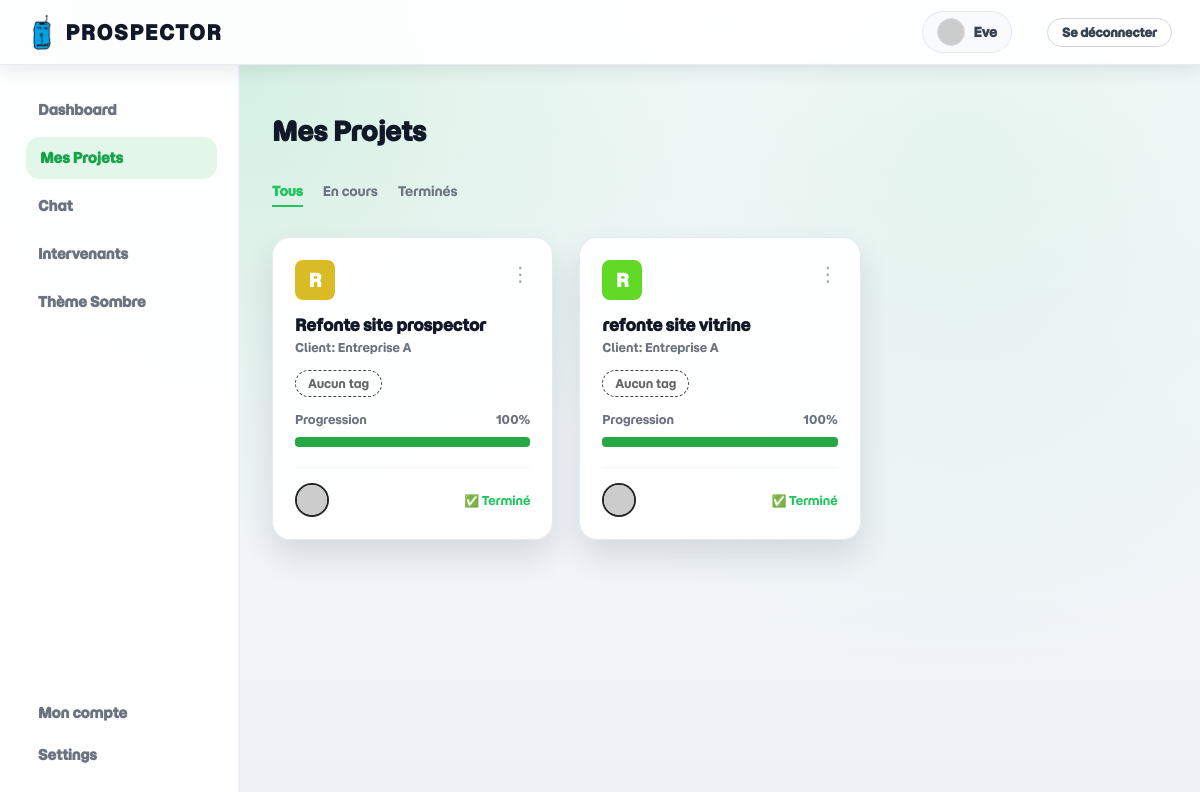
The app's page /projets (signed in) with its own data.
### tables this page shows
CREATE TABLE utilisateurs (
            id INTEGER PRIMARY KEY AUTOINCREMENT,
            nom TEXT NOT NULL,
            email TEXT NOT NULL UNIQUE,
            password TEXT NOT NULL,
            tags TEXT,
            autorisations INTEGER DEFAULT 1,
            avatar TEXT,
            valide INTEGER DEFAULT 0,
            bio TEXT,
            disponibilite TEXT DEFAULT 'Disponible', 
            langues TEXT, 
            liens TEXT
        );

CREATE TABLE commandes (
            id INTEGER PRIMARY KEY AUTOINCREMENT,
            id_cdp INTEGER,
            id_client INTEGER,
            date_debut TEXT,
            date_fin TEXT,
            objets TEXT,
            tags_intervenants TEXT,
            jalons_id TEXT,
            status TEXT,
            description TEXT,
            intervenants TEXT,
            FOREIGN KEY (id_cdp) REFERENCES utilisateurs(id),
            FOREIGN KEY (id_client) REFERENCES client(id)
        );

CREATE TABLE client (
            id INTEGER PRIMARY KEY AUTOINCREMENT,
            nom_complet TEXT,
            email TEXT,
            secteur TEXT
        );

### main.py (the view, shortened to what this page needs)
@app.route('/projets', methods=["GET", "POST"])
@login_required
def projects():
    conn = sqlite3.connect(DATABASE)
    conn.row_factory = sqlite3.Row
    cursor = conn.cursor()
    is_admin = (current_user.autorisations == 3)
    project_id = request.args.get('p')
    status_config = {
        "draft":   {'label': "Brouillon",  'color': "gray"},
        "waiting": {'label': "En attente", 'color': "blue"},
        "nego":    {'label': "En cours",   'color': "orange"},
        "won":     {'label': "Terminé",    'color': "green"},
    }
    status_map_simple = {k: v['label'] for k, v in status_config.items()}
    if project_id:
        cursor.execute("""
            SELECT u.email as cdp_email, c.intervenants, cl.email as client_email
            FROM commandes c
            LEFT JOIN utilisateurs u ON c.id_cdp = u.id
            LEFT JOIN client cl ON c.id_client = cl.id
            WHERE c.id = ?
        """, (project_id,))
        access = cursor.fetchone()
        if not access:
            conn.close()
            flash("Projet introuvable.", "danger")
            return redirect(url_for('projects'))
        intervenants = parse_list_field(access['intervenants'])
        is_cdp = (current_user.email == access['cdp_email'])
        can_access = is_admin or is_cdp or (current_user.email == access['client_email']) or (current_user.email in intervenants)
        if not can_access:
            conn.close()
            flash("Accès refusé", "danger")
            return redirect(url_for('projects'))
        if request.method == "POST":
            f = request.form
            action = f.get("action", "edit_project").strip()
            if action == "planning":
                if not (is_admin or is_cdp):
                    flash("Accès refusé.", "danger")
                else:
                    intervenants_value = ",".join(parse_list_field(f.get("intervenants")))
                    jalons_raw = f.get("jalons")
                    if jalons_raw is None:
                        cursor.execute(
                            "UPDATE commandes SET intervenants = ? WHERE id = ?",
                            (intervenants_value, project_id),
                        )
                    else:
                        cursor.execute(
                            "UPDATE commandes SET intervenants = ?, jalons_id = ? WHERE id = ?",
                            (intervenants_value,
                             ",".join(map(str, create_jalons_from_text(cursor, jalons_raw))) or None,
                             project_id),
                        )
                    conn.commit()
                    flash("Planning mis à jour.", "success")
            else:
                if not is_admin:
                    flash("Accès admin requis.", "danger")
                else:
                    st = f.get("status", "draft").lower()
                    cursor.execute("UPDATE commandes SET objets=?, date_fin=?, tags_intervenants=?, status=?, description=? WHERE id=?",
                                   (f.get("titre"), f.get("date_fin") or None, ",".join(parse_list_field(f.get("tags"))),
                                    st if st in status_config else "draft", f.get("description"), project_id))
                    conn.commit()
                    flash("Projet mis à jour.", "success")
            conn.close()
            return redirect(url_for('projects', p=project_id))
        cursor.execute("""--sql
            SELECT c.*, u.email as cdp_email, cl.nom_complet, cl.email as client_email, cl.secteur, cl.nom_complet as contact
            FROM commandes c
            LEFT JOIN client cl ON c.id_client = cl.id
            LEFT JOIN utilisateurs u ON c.id_cdp = u.id
            WHERE c.id = ?
        """, (project_id,))
        row = cursor.fetchone()
        j_ids = parse_id_list(row['jalons_id'])
        jalons_list = []
        assignations_map = get_jalon_assignations(cursor, j_ids)
        if j_ids:
            cursor.execute(f"SELECT * FROM jalon WHERE id IN ({','.join(['?']*len(j_ids))}) ORDER BY id", j_ids)
            jalons_list = [{
                "id": j['id'],
                "nom": j['nom'],
                "date": j['date_limite'],
                "description": j['description'],
                "taches": parse_list_field(j['taches']),
                "assignations": assignations_map.get(j['id'], [])
            } for j in cursor.fetchall()]
        project_data = dict(row)
        print(project_data)
        project_intervenants = parse_list_field(row['intervenants'])
        current_jalon_tasks = []
        if jalons_list:
            current_jalon = jalons_list[0]
            current_jalon_tasks = [
                item["tache"] for item in current_jalon.get("assignations", [])
                if str(item.get("intervenant_id")) == str(current_user.id) and item.get("tache")
            ]
        project_data.update({
            'tags': parse_list_field(row['tags_intervenants']),
            'intervenants': project_intervenants,
            'jalons': jalons_list,
            'jalons_raw': "\n".join([f"{j['date']}: {j['nom']}" for j in jalons_list]),
            'titre': row['objets'],
            'status': status_map_simple.get((row['status'] or 'draft').lower(), "Brouillon"),
            'status_key': (row['status'] or 'draft').lower(),
            'client': {'nom': row['nom_complet'], 'email': row['client_email'], 'secteur': row['secteur'], 'contact': row['contact']},
            'current_jalon_tasks': current_jalon_tasks
        })
        conn.close()
        return render_template('project_frame.html', active_page='projects', p=project_data, is_admin=is_admin, is_cdp=is_cdp, status_map=status_map_simple)
    else:
        cursor.execute("""--sql
            SELECT c.id, c.objets, c.date_debut, c.date_fin, c.tags_intervenants, cl.nom_complet
            FROM commandes c JOIN client cl ON c.id_client = cl.id
            WHERE c.id_cdp = ? OR (c.intervenants LIKE ?) ORDER BY c.date_fin ASC
        """, (current_user.id, f"%{current_user.email}%"))
        projects_list = []
        for r in cursor.fetchall():
            pc = 0
            days_left = 0 # Valeur par défaut pour éviter l'erreur
            if r['date_fin'] and r['date_debut']:
                try:
                    s = datetime.strptime(r['date_debut'], '%Y-%m-%d').date()
                    e = datetime.strptime(r['date_fin'], '%Y-%m-%d').date()
                    total = (e - s).days
                    elapsed = (date.today() - s).days
                    if total > 0:
                        pc = max(0, min(100, int((elapsed / total) * 100)))
                    else:
                        pc = 100
                    days_left = (e - date.today()).days
                except ValueError:
                    pass
            projects_list.append({
                'id': r['id'],
                'titre': r['objets'],
                'client': r['nom_complet'],
                'tags': parse_list_field(r['tags_intervenants']),
                'percent': pc,
                'days_left': days_left, # <--- C'est cette ligne qui manquait !
                'date_fin': r['date_fin'],
                'initiale': r['objets'][0].upper() if r['objets'] else "?",
                'color_class': 'green' if pc == 100 else ('blue' if pc > 50 else 'yellow')
            })
        conn.close()
        return render_template('projects.html', active_page='projects', projects=projects_list, get_avatar=get_avatar, is_client=False)

### main.py (called while the page is built)
@login_manager.user_loader
def load_user(user_id):
    conn = sqlite3.connect(DATABASE)
    cursor = conn.cursor()
    cursor.execute("SELECT id, nom, email, autorisations, tags FROM utilisateurs WHERE id = ?", (user_id,))
    row = cursor.fetchone()
    conn.close()
    if row:
        return User(id=row[0], nom=row[1], email=row[2], autorisations=row[3], tags=row[4])
    return None

def get_avatar(email, size=80, default='identicon', rating='g'):
    avatar_custom = None
    try:
        with sqlite3.connect(DATABASE) as conn:
            cursor = conn.cursor()
            cursor.execute("SELECT avatar FROM utilisateurs WHERE email = ?", (email,))
            row = cursor.fetchone()
            if row and row[0]:
                avatar_custom = row[0]
    except Exception:
        pass
    if avatar_custom:
        return url_for('static', filename=f'img/{avatar_custom}')
    email_clean = email.strip().lower()
    email_hash = hashlib.sha256(email_clean.encode('utf-8')).hexdigest()
    query_params = urlencode({
        's': str(size),
        'd': default,
        'r': rating
    })
    return f"https://www.gravatar.com/avatar/{email_hash}?{query_params}"

def parse_list_field(raw_value):
    if not raw_value:
        return []
    return [item.strip() for item in raw_value.replace("\n", ",").split(",") if item.strip()]

### templates/projects.html (shortened to what this page needs)
{% extends "base_dash.html" %}
{% block content %}
    <div class="projects-container">
        <div class="page-header">
            <div class="header-left">
                <h1>Mes Projets</h1>
                <div class="filter-tabs">
                    <span class="filter-tab active" onclick="filterProjects('all', this)">Tous</span>
                    <span class="filter-tab" onclick="filterProjects('ongoing', this)">En cours</span>
                    <span class="filter-tab" onclick="filterProjects('completed', this)">Terminés</span>
                </div>
            </div>
        </div>
        <div class="projects-grid">
            {% for project in projects %}
            <div class="project-card"
                data-status="{% if project.percent == 100 %}completed{% else %}ongoing{% endif %}"
                onclick="window.location.href='{{ url_for('projects', p=project.id) }}'"
                style="cursor: pointer;">
                <div class="p-header">
                    <div class="p-icon" style="background-color: hsl({{ project.id * 50 }}, 70%, 50%);">
                        {{ project.initiale }}
                    </div>
                    <div class="p-options">⋮</div>
                </div>
                <h3 class="p-title">{{ project.titre }}</h3>
                <p class="p-client">Client: {{ project.client }}</p>
                <div class="p-tags">
                    {% for tag in project.tags %}
                        <span class="tag">{{ tag }}</span>
                    {% else %}
                        <span class="tag" style="background: transparent; border: 1px dashed #444; color: #666;">Aucun tag</span>
                    {% endfor %}
                </div>
                <div class="p-progress-section">
                    <div class="p-info-row">
                        <span>Progression</span>
                        <span>{{ project.percent }}%</span>
                    </div>
                    <div class="progress-container">
                        <div class="progress-fill"
                             style="width: {{ project.percent }}%;
                                    background-color: {% if project.percent == 100 %}#28a745{% elif project.percent < 30 %}#ffc107{% else %}#007bff{% endif %};">
                        </div>
                    </div>
                </div>
                <div class="p-footer">
                    <div class="avatar-stack">
                        <img src="{{ current_user.gravatar_url }}" class="avatar-tiny" style="border: 2px solid #252526;">
                    </div>
                    {% if project.percent == 100 %}
                        <div class="p-date success">✅ Terminé</div>
                    {% elif project.days_left < 0 %}
                        <div class="p-date warning" style="color: #dc3545;">🔥 Retard ({{ project.days_left|abs }}j)</div>
                    {% elif project.days_left <= 5 %}
                        <div class="p-date warning">⚠️ J-{{ project.days_left }}</div>
                    {% else %}
                        <div class="p-date">🕒 {{ project.date_fin }}</div>
                    {% endif %}
                </div>
            </div>
            {% endfor %}
        </div>
    </div>
{% endblock %}

### templates/base_dash.html (shortened to what this page needs)
<!DOCTYPE html>
<html lang="fr">
<head>
    <link rel="stylesheet" href="{{ url_for('static', filename='css/db_style.css') }}">
</head>
<body class="app-body">
    <nav id="navbar" class="navbar">
        <div class="navbar-inner">
            <div class="navbar-left">
<a href="{{ url_for('dashboard') }}" class="navbar-brand" style="display: flex; align-items: center; gap: 10px;">
    <img src="{{ url_for('static', filename='img/logo.png') }}"
         alt="Logo"
         class="main_title"> Prospector
</a>
            </div>
            <div class="navbar-right">
                {% if current_user.email %}
                    <a class="navbar-link-profile" href="{{ url_for('compte') }}">
                        <img src="{{ current_user.gravatar_url }}" class="avatar-mini-nav" alt="Avatar">
                        <span>{{ current_user.nom }}</span>
                    </a>
                    <a class="navbar-link btn-logout" href="{{ url_for('logout') }}">Se déconnecter</a>
                {% endif %}
            </div>
        </div>
    </nav>
    <div class="dashboard-wrapper">
        <nav class="sidebar">
            <a href="{{ url_for('dashboard') }}" class="menu-item {% if active_page == 'dashboard' %}active{% endif %}">
                Dashboard
            </a>
            <a href="{{ url_for('projects') }}" class="menu-item {% if active_page == 'projects' %}active{% endif %}">
                Mes Projets
            </a>
            <a href="{{ url_for('chat') }}" class="menu-item {% if active_page == 'chat' %}active{% endif %}">
                Chat
            </a>
            {% if current_user.autorisations == 2 %}
            <a href="{{ url_for('intervenants') }}" class="menu-item {% if active_page == 'intervenants' %}active{% endif %}">
                Intervenants
            </a>
            {% endif %}
            <div class="menu-item" id="theme-toggle" onclick="toggleTheme()">Thème Sombre</div>
            <div class="bottom-menu">
                <a href="{{ url_for('compte') }}" class="menu-item {% if active_page == 'compte' %}active{% endif %}">Mon compte</a>
                <a href="{{ url_for('settings') }}" class="menu-item {% if active_page == 'settings' %}active{% endif %}">Settings</a>
            </div>
        </nav>
        <main class="main-content">
            {% block content %}{% endblock %}
        </main>
        </div>
</body>
</html>

### records on screen
utilisateurs: nom "Eve"
commandes: initiale "R", titre "Refonte site prospector", client "Entreprise A", percent "100"
commandes: initiale "R", titre "refonte site vitrine", client "Entreprise A", percent "100"
